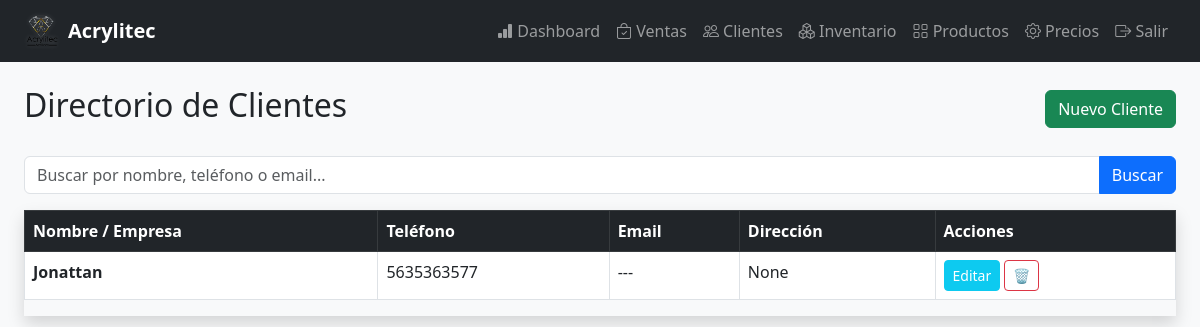
The app's page /clientes/ (signed in) with its own data.
### gestion/models.py (models this page shows)
class Clientes(models.Model):
    id_cliente = models.AutoField(primary_key=True)
    nombre = models.CharField(max_length=100, blank=True, null=True)
    telefono = models.CharField(max_length=100, blank=True, null=True)
    email = models.CharField(max_length=100, blank=True, null=True)
    direccion = models.TextField(blank=True, null=True)
    class Meta:
        managed = True
        db_table = 'clientes'
        verbose_name = "Cliente"
        verbose_name_plural = "Clientes"

### gestion/views.py (the view)
# urls.py: path('clientes/', views.lista_clientes, name='lista_clientes'),
def lista_clientes(request):
    query = request.GET.get('q', '')
    clientes = Clientes.objects.all()
    if query:
        clientes = clientes.filter(
            Q(nombre__icontains=query) |
            Q(telefono__icontains=query) |
            Q(email__icontains=query)
        )
    return render(request, 'gestion/clientes_list.html', {
        'clientes': clientes,
        'query': query
    })

### gestion/templates/gestion/clientes_list.html (shortened to what this page needs)
{% extends 'gestion/base.html' %}
{% block content %}
<div class="d-flex justify-content-between align-items-center mb-4">
    <h2>Directorio de Clientes</h2>
    <a href="{% url 'crear_cliente' %}" class="btn btn-success">
         Nuevo Cliente
    </a>
</div>
<form method="GET" action="">
    <div class="input-group mb-3">
        <input type="text" class="form-control" name="q" value="{{ query }}"
            placeholder="Buscar por nombre, teléfono o email...">
        <button class="btn btn-primary" type="submit">
             Buscar
        </button>
    </div>
</form>
<div class="table-responsive shadow">
    <table class="table table-hover table-bordered">
        <thead class="table-dark">
            <tr>
                <th>Nombre / Empresa</th>
                <th>Teléfono</th>
                <th>Email</th>
                <th>Dirección</th>
                <th>Acciones</th>
            </tr>
        </thead>
        <tbody>
            {% for cliente in clientes %}
            <tr>
                <td><strong>{{ cliente.nombre }}</strong></td>
                <td>{{ cliente.telefono|default:"---" }}</td>
                <td>{{ cliente.email|default:"---" }}</td>
                <td>{{ cliente.direccion|truncatewords:10 }}</td>
                <td>
                    <button class="btn btn-sm btn-info text-white">Editar</button>
                    <a href="{% url 'eliminar_cliente' cliente.id_cliente %}" class="btn btn-sm btn-outline-danger"
                        title="Eliminar cliente">
                        🗑️
                    </a>
                </td>
            </tr>
            {% empty %}
            <tr>
                <td colspan="5" class="text-center text-muted">No hay clientes registrados todavía.</td>
            </tr>
            {% endfor %}
        </tbody>
    </table>
</div>
{% endblock %}

### records on screen
Clientes: nombre "Jonattan", telefono "5635363577", email "---", direccion "None"
